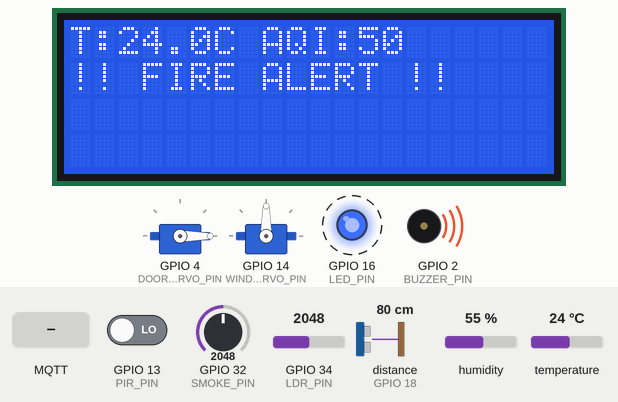
Simulated run of this sketch. Board: ESP32. Parts: 2 × servo, 20×4 character LCD, output pins drawn as LEDs (lit = HIGH), buzzer (waves = sounding). Wiring (from diagram.json): ultrasonic range finder: trigger GPIO 5; echo GPIO 18. Dashed ring = blinking. Inputs (shaded band) come from the test bench; at power-on: GPIO 32 (SMOKE_PIN) = 2048, distance to the obstacle (sensor on GPIO 18) 80 cm, GPIO 13 (PIR_PIN) LOW, GPIO 34 (LDR_PIN) = 2048, humidity 55 %, temperature 24 °C. The echo pulse lasts 58.3 µs per cm; WiFi joins after 1.5 s; servers stay silent unless stated; no MQTT or app messages arrive unless stated; pins used as bus, display or sensor lines are not drawn.

Above: at 2.7 s.
2.8 s: GPIO 32 (SMOKE_PIN) set to 1935
At 4.4 s:
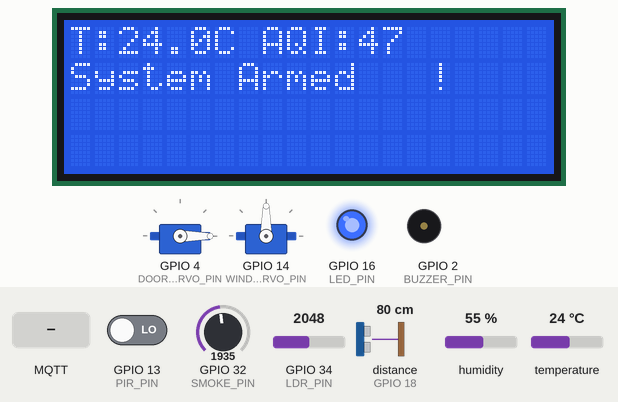
8.1 s: distance to the obstacle (sensor on GPIO 18) set to 55 cm
9.6 s: distance to the obstacle (sensor on GPIO 18) set to 47 cm
At 10.3 s:
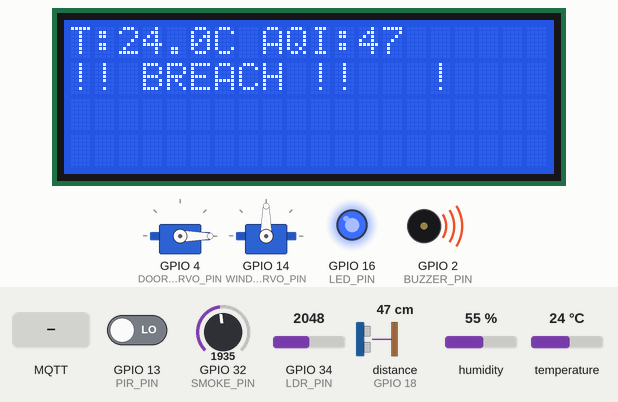
11.1 s: GPIO 32 (SMOKE_PIN) set to 1706
13.1 s: GPIO 32 (SMOKE_PIN) set to 1617
At 14.8 s:
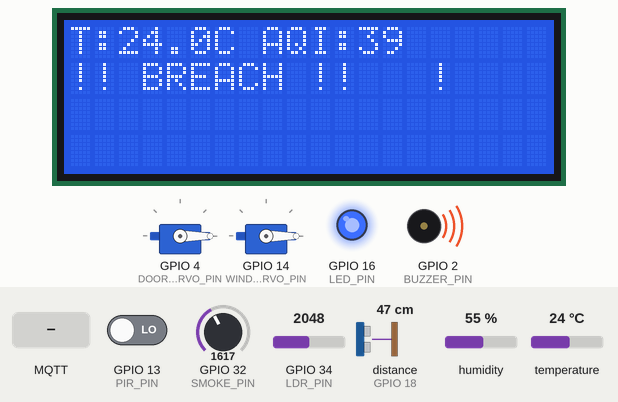
15.1 s: MQTT message "UNLOCK" arrives on the first subscribed topic
At 16.5 s:
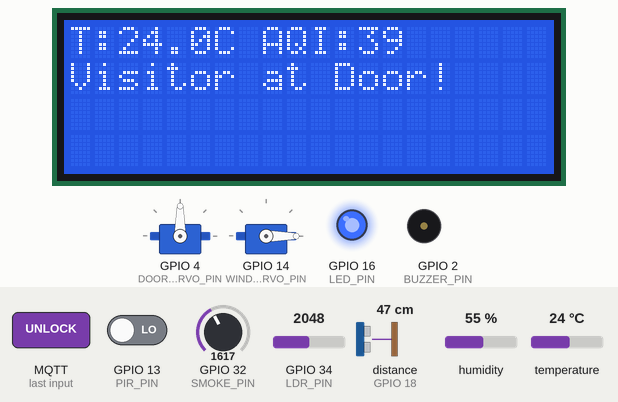
Timing chart, 0 to 46.6 s (numbered marks = the images above; inputs shaded):
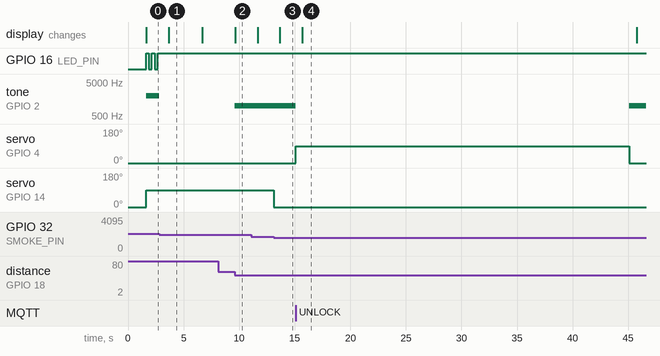

The sketch:

sketch.ino
```cpp
#include <WiFi.h>
#include <PubSubClient.h>
#include <Wire.h>
#include <LiquidCrystal_I2C.h>
#include <DHT.h>
#include <ESP32Servo.h>

// --- Pin Definitions ---
#define DHTPIN 15
#define DHTTYPE DHT22
#define PIR_PIN 13
#define LDR_PIN 34
#define TRIG_PIN 5
#define ECHO_PIN 18
#define BUZZER_PIN 2
#define LED_PIN 16
#define DOOR_SERVO_PIN 4
#define WINDOW_SERVO_PIN 14
#define SMOKE_PIN 32

// --- Objects & Network ---
DHT dht(DHTPIN, DHTTYPE);
LiquidCrystal_I2C lcd(0x27, 20, 4);
Servo doorLock;
Servo windowServo;

const char* ssid = "Wokwi-GUEST";
const char* password = "";
const char* mqtt_server = "broker.hivemq.com";

WiFiClient espClient;
PubSubClient client(espClient);

unsigned long lastMsg = 0;
unsigned long visitorStartTime = 0;
unsigned long autoLockStartTime = 0;
unsigned long flashTime = 0;

bool systemArmed = true;
bool buzzerMuted = false;
bool fireMuted = false;
bool manualLight = false;
bool manualWindow = false;
bool lastLightState = false;
bool lastWindowState = false;
bool visitorDetected = false;
bool panicMode = false;
bool ledFlashState = false;

void publishStatus() {
  String statusPayload = "{\"armed\":" + String(systemArmed ? "true" : "false") +
                         ", \"light\":" + String(digitalRead(LED_PIN) == HIGH ? "true" : "false") +
                         ", \"window\":" + String(windowServo.read() > 45 ? "true" : "false") +
                         ", \"buzzerMuted\":" + String(buzzerMuted ? "true" : "false") +
                         ", \"fireMuted\":" + String(fireMuted ? "true" : "false") +
                         ", \"panic\":" + String(panicMode ? "true" : "false") + "}";
  client.publish("yaksh/smarthub/status", statusPayload.c_str());
}

void callback(char* topic, byte* payload, unsigned int length) {
  String message = "";
  for (int i = 0; i < length; i++) { message += (char)payload[i]; }

  if (message == "UNLOCK" || message == "DISARM") {
    doorLock.write(90);
    systemArmed = false;
    buzzerMuted = false;
    autoLockStartTime = millis();
    digitalWrite(BUZZER_PIN, LOW);
    panicMode = false;
  }
  else if (message == "LOCK" || message == "ARM") {
    doorLock.write(0);
    systemArmed = true;
    autoLockStartTime = 0;
    panicMode = false;
  }
  else if (message == "LIGHT_ON") { digitalWrite(LED_PIN, HIGH); manualLight = true; }
  else if (message == "LIGHT_OFF") { digitalWrite(LED_PIN, LOW); manualLight = true; }
  else if (message == "AUTO_LIGHT") { manualLight = false; }
  else if (message == "WINDOW_OPEN") { windowServo.write(90); manualWindow = true; }
  else if (message == "WINDOW_CLOSE") { windowServo.write(0); manualWindow = true; }
  else if (message == "AUTO_WINDOW") { manualWindow = false; }
  else if (message == "MUTE_INTRUDER") { buzzerMuted = true; }
  else if (message == "MUTE_FIRE") { fireMuted = true; noTone(BUZZER_PIN); }
  else if (message == "PANIC_ON") { panicMode = true; }
  else if (message == "PANIC_OFF") { panicMode = false; noTone(BUZZER_PIN); }

  publishStatus();
}

void setup_wifi() {
  WiFi.begin(ssid, password, 6);
  while (WiFi.status() != WL_CONNECTED) { delay(500); }
}

void reconnect() {
  while (!client.connected()) {
    if (client.connect("ESP32_SmartHub_Yaksh")) {
      client.subscribe("yaksh/smarthub/command");
      publishStatus();
    } else { delay(5000); }
  }
}

void setup() {
  Serial.begin(115200);
  dht.begin();
  pinMode(PIR_PIN, INPUT); pinMode(LDR_PIN, INPUT); pinMode(SMOKE_PIN, INPUT);
  pinMode(TRIG_PIN, OUTPUT); pinMode(ECHO_PIN, INPUT); pinMode(BUZZER_PIN, OUTPUT);
  pinMode(LED_PIN, OUTPUT);
  doorLock.attach(DOOR_SERVO_PIN); doorLock.write(0);
  windowServo.attach(WINDOW_SERVO_PIN); windowServo.write(0);
  lcd.init(); lcd.backlight();
  setup_wifi();
  client.setServer(mqtt_server, 1883); client.setCallback(callback);
}

void loop() {
  if (!client.connected()) reconnect();
  client.loop();

  unsigned long now = millis();

  // Read Sensors
  float temp = dht.readTemperature();
  float hum = dht.readHumidity();
  int lightLevel = analogRead(LDR_PIN);
  int motionDetected = digitalRead(PIR_PIN);
  int smokeLevel = analogRead(SMOKE_PIN);

  // Ultrasonic
  digitalWrite(TRIG_PIN, LOW); delayMicroseconds(2);
  digitalWrite(TRIG_PIN, HIGH); delayMicroseconds(10);
  digitalWrite(TRIG_PIN, LOW);
  long duration = pulseIn(ECHO_PIN, HIGH);
  int distance = (duration > 0) ? (duration * 0.034 / 2) : 0;

  bool fireAlert = (smokeLevel > 2000 || temp > 50);
  bool intruderAlert = (systemArmed && (motionDetected == HIGH || (distance > 0 && distance < 50)));
  int aqi = map(smokeLevel, 0, 4095, 0, 100);

  // Mute logic cleanup
  if (!fireAlert) fireMuted = false;
  if (!intruderAlert) buzzerMuted = false;

  // --- UNIFIED ALARM & LED LOGIC ---
  bool fireActive = (fireAlert && !fireMuted);
  if (panicMode || fireActive) {
    if (now - flashTime > 250) {
      flashTime = now;
      ledFlashState = !ledFlashState;
      digitalWrite(LED_PIN, ledFlashState);
      if (panicMode) {
        if (ledFlashState) tone(BUZZER_PIN, 3000); else tone(BUZZER_PIN, 1500);
      } else {
        tone(BUZZER_PIN, 2000);
      }
    }
  }
  else {
    if (!fireActive && !panicMode) {
        if (intruderAlert && !buzzerMuted) tone(BUZZER_PIN, 1000);
        else noTone(BUZZER_PIN);
    }
    // Light Automation
    if (!manualLight) {
      if (lightLevel > 2000) digitalWrite(LED_PIN, HIGH); else digitalWrite(LED_PIN, LOW);
    }
  }

  // --- WINDOW AUTOMATION ---
  if (!manualWindow) {
    if (aqi > 40) windowServo.write(90); // Open if poor
    else windowServo.write(0); // Close if good
  }

  // --- 1s INTERVAL TASKS ---
  if (now - lastMsg > 1000) {
    lastMsg = now;

    // Visitor Detection
    if (distance > 0 && distance < 100) {
      if (visitorStartTime == 0) visitorStartTime = now;
      else if (now - visitorStartTime > 5000) visitorDetected = true;
    } else {
      visitorStartTime = 0;
      visitorDetected = false;
    }

    // LCD
    lcd.setCursor(0, 0); lcd.print("T:"); lcd.print(temp, 1); lcd.print("C AQI:"); lcd.print(aqi); lcd.print("  ");
    lcd.setCursor(0, 1);
    if (panicMode) lcd.print("!! PANIC !!    ");
    else if (fireAlert) lcd.print(fireMuted ? "FIRE (SILENCED) " : "!! FIRE ALERT !!");
    else if (intruderAlert) lcd.print(buzzerMuted ? "BREACH (MUTED) " : "!! BREACH !!   ");
    else if (visitorDetected) lcd.print("Visitor at Door");
    else lcd.print(systemArmed ? "System Armed   " : "System Disarmed");

    // Telemetry
    String payload = "{\"temp\":" + String(temp) + ",\"hum\":" + String(hum) +
                     ",\"intruder\":" + String(intruderAlert ? "1" : "0") +
                     ",\"fire\":" + String(fireAlert ? "1" : "0") +
                     ",\"smoke\":" + String(smokeLevel) +
                     ",\"visitor\":" + String(visitorDetected ? "1" : "0") +
                     ",\"aqi\":" + String(aqi) +
                     ",\"window\":" + String(windowServo.read() > 45 ? "1" : "0") +
                     ",\"intruderMuted\":" + String(buzzerMuted ? "1" : "0") +
                     ",\"fireMuted\":" + String(fireMuted ? "1" : "0") + "}";
    client.publish("yaksh/smarthub/telemetry", payload.c_str());

    // Status Sync
    bool currentLight = (digitalRead(LED_PIN) == HIGH);
    bool currentWindow = (windowServo.read() > 45);
    if (currentLight != lastLightState || currentWindow != lastWindowState) {
        lastLightState = currentLight;
        lastWindowState = currentWindow;
        publishStatus();
    }
  }

  // Auto-Lock Timer
  if (autoLockStartTime > 0 && now - autoLockStartTime > 30000) {
    doorLock.write(0);
    systemArmed = true;
    autoLockStartTime = 0;
    publishStatus();
  }
}
```

Measured:
- the behaviour switches between 2001 and 2000 on GPIO 32 (SMOKE_PIN) (found by bisection; images 0 and 1)
- the behaviour switches between 51 and 50 cm on distance to the obstacle (sensor on GPIO 18) (found by bisection; images 1 and 2)
- the behaviour switches between 1679 and 1678 on GPIO 32 (SMOKE_PIN) (found by bisection; images 2 and 3)
- after the input at 2.8 s, GPIO 16 (LED_PIN): stops changing and stays HIGH; tone on GPIO 2 (BUZZER_PIN): 2000 Hz → silent at once; the display: changes after 0.86 s (image 1)
- after the input at 8.1 s, every drawn part: stays the same
- after the input at 9.6 s, tone on GPIO 2 (BUZZER_PIN): silent → 1000 Hz at once; the display: changes after 0.06 s (image 2)
- after the input at 13.1 s, servo on GPIO 14 (WINDOW_SERVO_PIN): 90° → 0° at once; the display: changes after 0.57 s (image 3)
- after the input at 15.1 s, tone on GPIO 2 (BUZZER_PIN): 1000 Hz → silent at once, → 1000 Hz 30.0 s later; servo on GPIO 4 (DOOR_SERVO_PIN): 0° → 90° at once, → 0° 30.0 s later; the display: changes after 0.58 s (image 4)
- by itself, GPIO 16 (LED_PIN): alternates HIGH for 0.25 s and LOW for 0.27 s
